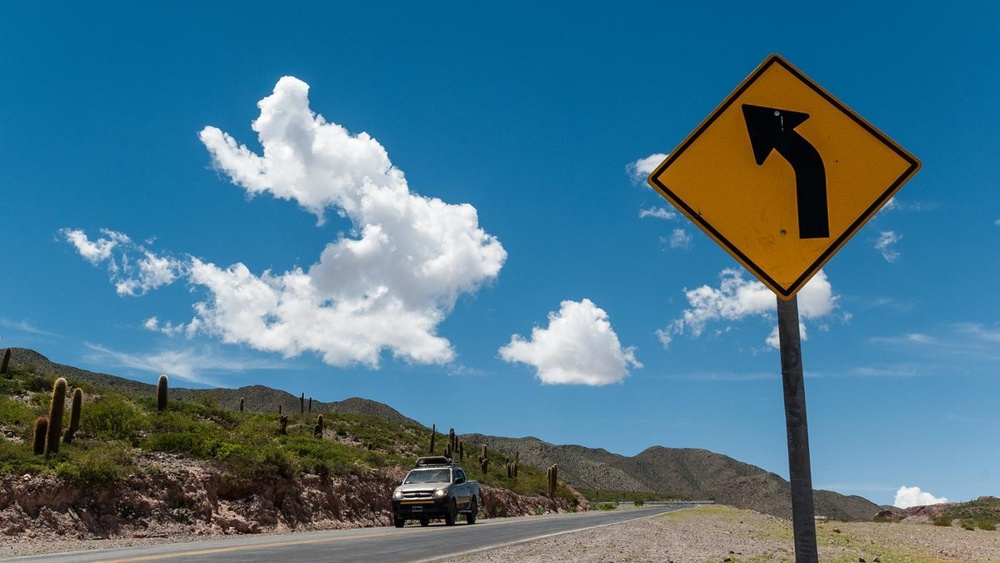
#> input picture 3.jpg, 1000 x 563 px, shrunk from 1400 x 788 before the run
$ python featureMatching.py
#> lines starting #> are read from the running program, lines starting #| are printed output that depends on the picture
import numpy as np
import cv2
from matplotlib import pyplot as plot

img_query = cv2.imread('3.jpg',0)
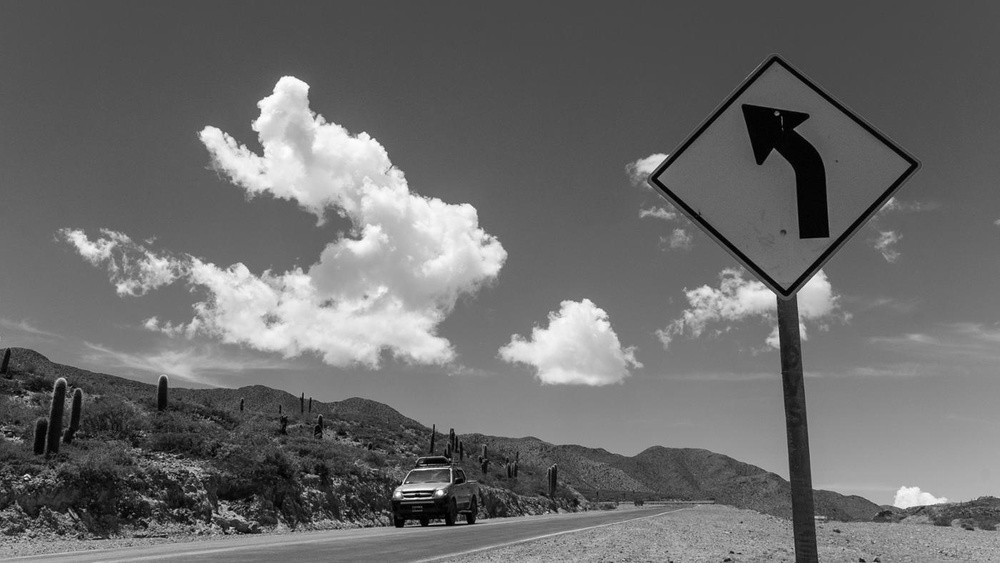
#> img_query: shape (563, 1000); min 0, max 255, mean 107.4
img_train = cv2.imread('template_3.jpg',0)
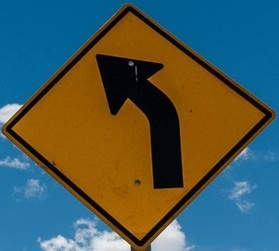
#> input picture template_3.jpg, 279 x 251 px, shrunk from 391 x 351 before the run
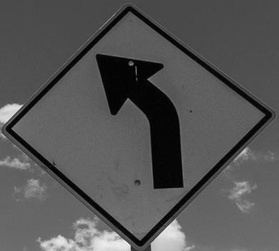
#> img_train: shape (251, 279); min 0, max 248, mean 85

#TEST DENGAN BRUTE FORCE
sift = cv2.SIFT_create() #ORB =  Oriented FAST and Rotated BRIEF

keypoints1, desc1 = sift.detectAndCompute(img_query,None)
#> keypoints1 = 1980 keypoints; strongest (x, y, size): (440, 493, 4.3), (397, 494, 5), (451, 469, 1.8), (211, 136, 14.1)
keypoints2, desc2 = sift.detectAndCompute(img_train,None)
#> keypoints2 = 140 keypoints; strongest (x, y, size): (172, 233, 13.1), (126, 234, 8.1), (60, 241, 6.9), (175, 221, 2.7)

#Buat matcher
bf = cv2.BFMatcher()
matches = bf.knnMatch(desc1, desc2, k=2)
#> matches = 1980 matches

#RASIO
good = []
for m,n in matches:
    if m.distance < 0.75*n.distance:
        good.append([m])
#> after the loop, good = 142 matches

#> (the run stopped early here; a loop or call above may not have finished)
